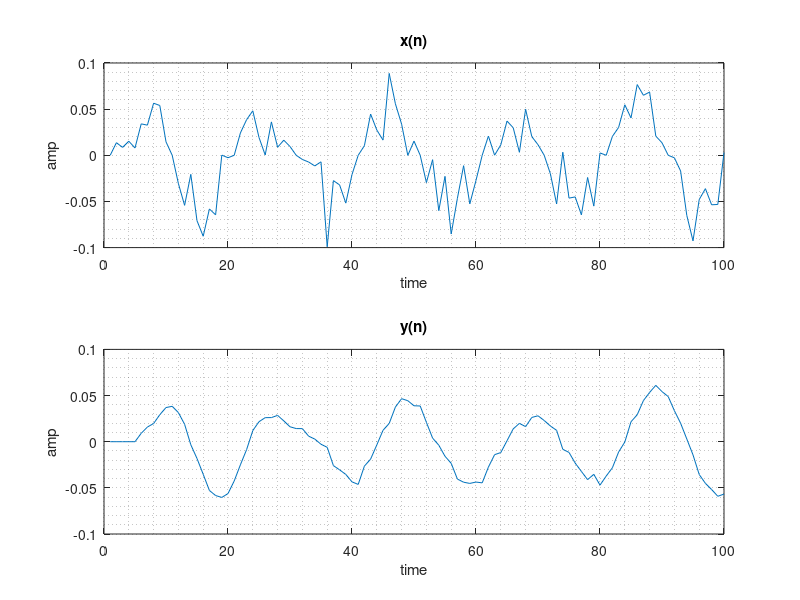

This figure's MATLAB source:
clear;

fs = 10;
ts = 0: 1/fs : 10-1/fs;
N = length(ts);

a = -0.01;
b = 0.1;

x = (a + (b-a) * rand(1,N)).*sin(2*pi*0.5*ts);

plot(x), grid minor;
xlabel('time');
ylabel('amp');
title('x(n)');

y = zeros(1,N+6);
for i = 6 : length(x)
    y(i) = (x(i-1)+x(i-2)+x(i-3)+x(i-4)+x(i-5))*1/5;
end

subplot(2,1,1);
plot(x), grid minor;
xlabel('time');
ylabel('amp');
title('x(n)');

subplot(2,1,2);
plot(y(1:100)), grid minor;
xlabel('time');
ylabel('amp');
title('y(n)');
